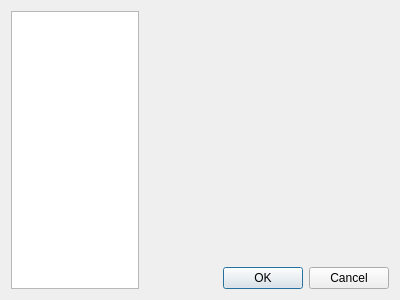
<?xml version="1.0" encoding="UTF-8"?>
<ui version="4.0">
 <class>PreferencesDialog</class>
 <widget class="QDialog" name="PreferencesDialog">
  <property name="geometry">
   <rect>
    <x>0</x>
    <y>0</y>
    <width>400</width>
    <height>300</height>
   </rect>
  </property>
  <property name="windowTitle">
   <string>Preferences</string>
  </property>
  <property name="modal">
   <bool>true</bool>
  </property>
  <layout class="QHBoxLayout" name="horizontalLayout">
   <item>
    <widget class="QListWidget" name="preferencesListWidget">
     <property name="maximumSize">
      <size>
       <width>128</width>
       <height>16777215</height>
      </size>
     </property>
    </widget>
   </item>
   <item>
    <layout class="QVBoxLayout" name="verticalLayout">
     <item>
      <widget class="QStackedWidget" name="mainStackedWidget"/>
     </item>
     <item>
      <layout class="QHBoxLayout" name="horizontalLayout_2">
       <item>
        <spacer name="horizontalSpacer">
         <property name="orientation">
          <enum>Qt::Horizontal</enum>
         </property>
         <property name="sizeHint" stdset="0">
          <size>
           <width>40</width>
           <height>20</height>
          </size>
         </property>
        </spacer>
       </item>
       <item>
        <widget class="QPushButton" name="okPushButton">
         <property name="text">
          <string>OK</string>
         </property>
        </widget>
       </item>
       <item>
        <widget class="QPushButton" name="cancelPushButton">
         <property name="text">
          <string>Cancel</string>
         </property>
        </widget>
       </item>
      </layout>
     </item>
    </layout>
   </item>
  </layout>
 </widget>
 <resources/>
 <connections/>
</ui>
